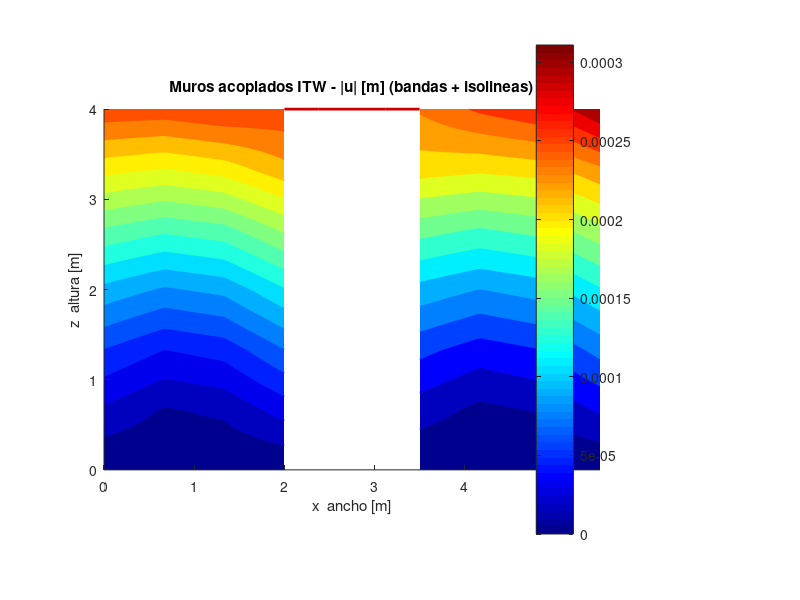
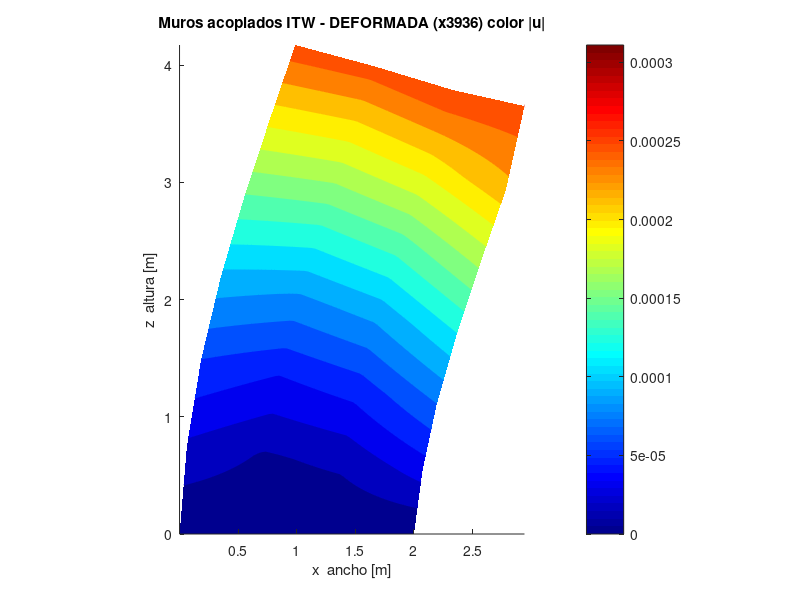

Source code (MATLAB) for these figures, in order:
% ============================================================================
%  MUROS DE CORTE ACOPLADOS  (elemento membrana ITW con GDL drilling rz)
%  2 muros + viga de acople; el momento de la viga entra a cada muro por rz.
%  Traduccion fiel de Muro_Acople_ITW.cpd (Calcpad) -> Hekatan Lab / MATLAB.
%  Ref MATLAB: deriva con acople = 2.81e-4 ; muro aislado = 6.27e-4.
% ============================================================================
tic;

% ---------- datos ----------
E  = 24850000;  nu = 0.20;  t = 0.25;      % muros (kN/m2, m)
W  = 2;   H = 4;   gap = 1.5;              % geometria de cada muro y separacion
n_x = 3;  n_z = 6;                          % malla de cada muro
E_b = 24850000;  b_b = 0.25;  h_b = 0.8;    % viga de acople
N_B = 4;                                    % elementos de la viga
FLAT = 100;  GRAV = 200;                    % cargas: lateral +x, gravedad -y
n = 3;                                      % GDL por nudo (u, v, rz)
A_b = b_b*h_b;   I_b = b_b*h_b^3/12;

% ---------- malla: 2 muros (pilas) + nudos intermedios de la viga ----------
n_pp = (n_x+1)*(n_z+1);
n_j  = 2*n_pp + N_B - 1;
x_j = zeros(n_j,1);  y_j = zeros(n_j,1);
for pp = 1:2
    x0 = (pp-1)*(W+gap);
    for j_b = 0:n_z
        for i_a = 0:n_x
            k = (pp-1)*n_pp + j_b*(n_x+1) + i_a + 1;
            x_j(k) = x0 + i_a*W/n_x;
            y_j(k) = j_b*H/n_z;
        end
    end
end
for ib = 1:N_B-1
    k = 2*n_pp + ib;
    x_j(k) = W + gap*ib/N_B;
    y_j(k) = H;
end

% ---------- conectividad muros (Q4) ----------
n_ew = 2*n_x*n_z;
e_j = zeros(n_ew,4);
for pp = 1:2
    for j_b = 0:n_z-1
        for i_a = 0:n_x-1
            e  = (pp-1)*n_x*n_z + j_b*n_x + i_a + 1;
            bs = (pp-1)*n_pp;
            e_j(e,1) = bs + j_b*(n_x+1) + i_a + 1;
            e_j(e,2) = bs + j_b*(n_x+1) + i_a + 2;
            e_j(e,3) = bs + (j_b+1)*(n_x+1) + i_a + 2;
            e_j(e,4) = bs + (j_b+1)*(n_x+1) + i_a + 1;
        end
    end
end

% ---------- nudos de la viga de acople (pilar1 sup-der -> pilar2 sup-izq) ----------
nL = n_pp;
nR = n_pp + n_z*(n_x+1) + 1;
b_n = zeros(N_B+1,1);
b_n(1) = nL;
for ib = 1:N_B-1
    b_n(ib+1) = 2*n_pp + ib;
end
b_n(N_B+1) = nR;

% ---------- constitutiva + Gauss + naturales ----------
rn = [-1 1 1 -1];   sn = [-1 -1 1 1];
D  = E*t/(1-nu^2) * [1 nu 0; nu 1 0; 0 0 (1-nu)/2];
g_p = [-sqrt(3/5); 0; sqrt(3/5)];
g_w = [5/9; 8/9; 5/9];
gam = E/(2*(1+nu));
n_g = n*n_j;
K = zeros(n_g,n_g);

% ---------- ENSAMBLAJE muros: elemento membrana ITW (drilling) ----------
for e = 1:n_ew
    q = e_j(e,:)';
    X4 = x_j(q);  Y4 = y_j(q);
    kc_arr = [2 3 4 1];
    cx_e = zeros(4,1);  cy_e = zeros(4,1);
    for ed = 1:4
        kc = kc_arr(ed);
        cx_e(ed) =  (Y4(kc)-Y4(ed))/8;
        cy_e(ed) = -(X4(kc)-X4(ed))/8;
    end
    K14 = zeros(14,14);
    dJ0 = 0;
    dNx0=zeros(4,1); dNy0=zeros(4,1); gt20=zeros(4,1); gt30=zeros(4,1);
    NN0=zeros(4,1);  dNBx0=0; dNBy0=0;
    for i_g = 1:3
        for j_g = 1:3
            rr = g_p(i_g);  ss = g_p(j_g);  ww = g_w(i_g)*g_w(j_g);
            dr = zeros(4,1); ds = zeros(4,1); NN = zeros(4,1);
            for ii = 1:4
                dr(ii) = 0.25*rn(ii)*(1 + sn(ii)*ss);
                ds(ii) = 0.25*sn(ii)*(1 + rn(ii)*rr);
                NN(ii) = 0.25*(1 + rn(ii)*rr)*(1 + sn(ii)*ss);
            end
            J11 = dr'*X4;  J12 = dr'*Y4;  J21 = ds'*X4;  J22 = ds'*Y4;
            dJ  = J11*J22 - J12*J21;
            Ji11 = J22/dJ;  Ji12 = -J12/dJ;  Ji21 = -J21/dJ;  Ji22 = J11/dJ;
            dNx = zeros(4,1); dNy = zeros(4,1); NSx = zeros(4,1); NSy = zeros(4,1);
            nsr_a = 0.5*[-2*rr*(1-ss); 1-ss^2; -2*rr*(1+ss); -(1-ss^2)];
            nss_a = 0.5*[-(1-rr^2); -2*ss*(1+rr); 1-rr^2; -2*ss*(1-rr)];
            for ii = 1:4
                dNx(ii) = Ji11*dr(ii) + Ji12*ds(ii);
                dNy(ii) = Ji21*dr(ii) + Ji22*ds(ii);
                NSx(ii) = Ji11*nsr_a(ii) + Ji12*nss_a(ii);
                NSy(ii) = Ji21*nsr_a(ii) + Ji22*nss_a(ii);
            end
            nbr = -2*rr*(1-ss^2);  nbs = -2*ss*(1-rr^2);
            dNBx = Ji11*nbr + Ji12*nbs;
            dNBy = Ji21*nbr + Ji22*nbs;
            gt1 = zeros(4,1); gt2 = zeros(4,1); gt3 = zeros(4,1); gt4 = zeros(4,1);
            ep_arr = [4 1 2 3];
            for ii = 1:4
                ep = ep_arr(ii);
                gt1(ii) = NSx(ep)*cx_e(ep) - NSx(ii)*cx_e(ii);
                gt2(ii) = NSy(ep)*cx_e(ep) - NSy(ii)*cx_e(ii);
                gt3(ii) = NSx(ep)*cy_e(ep) - NSx(ii)*cy_e(ii);
                gt4(ii) = NSy(ep)*cy_e(ep) - NSy(ii)*cy_e(ii);
            end
            Bm = [ ...
              dNx(1) 0 gt1(1) dNx(2) 0 gt1(2) dNx(3) 0 gt1(3) dNx(4) 0 gt1(4) dNBx 0; ...
              0 dNy(1) gt4(1) 0 dNy(2) gt4(2) 0 dNy(3) gt4(3) 0 dNy(4) gt4(4) 0 dNBy; ...
              dNy(1) dNx(1) gt2(1)+gt3(1) dNy(2) dNx(2) gt2(2)+gt3(2) dNy(3) dNx(3) gt2(3)+gt3(3) dNy(4) dNx(4) gt2(4)+gt3(4) dNBy dNBx];
            K14 = K14 + ww*dJ*(Bm'*D*Bm);
            if i_g==2 && j_g==2
                dNx0=dNx; dNy0=dNy; gt20=gt2; gt30=gt3; NN0=NN;
                dNBx0=dNBx; dNBy0=dNBy; dJ0=dJ;
            end
        end
    end
    % penalizacion del drilling (residual en el centro)
    res0 = zeros(14,1);
    for ii = 1:4
        res0(3*ii-2) = -0.5*dNy0(ii);
        res0(3*ii-1) =  0.5*dNx0(ii);
        res0(3*ii)   =  0.5*(gt30(ii)-gt20(ii)) - NN0(ii);
    end
    res0(13) = -0.5*dNBy0;
    res0(14) =  0.5*dNBx0;
    K14 = K14 + gam*t*4*dJ0*(res0*res0');
    % condensacion estatica de los modos burbuja (13,14)
    Kbb = K14(13:14,13:14);
    Kab = K14(1:12,13:14);
    Kba = K14(13:14,1:12);
    Kuu = K14(1:12,1:12);
    K_e = Kuu - Kab*(Kbb\Kba);
    % ensamblaje (K completa, 3 GDL/nudo)
    for i = 1:4
        for j = 1:4
            j1 = e_j(e,i);  j2 = e_j(e,j);
            i1 = n*(j1-1); i2 = n*(j2-1);
            K(i1+1:i1+3, i2+1:i2+3) = K(i1+1:i1+3, i2+1:i2+3) + ...
                K_e(n*(i-1)+1:n*i, n*(j-1)+1:n*j);
        end
    end
end

% ---------- ENSAMBLAJE viga de acople (frame 2D) ----------
for ib = 1:N_B
    p1 = b_n(ib);  p2 = b_n(ib+1);
    dxb = x_j(p2)-x_j(p1);  dyb = y_j(p2)-y_j(p1);
    Le = sqrt(dxb^2+dyb^2);  cb = dxb/Le;  sb = dyb/Le;
    EA = E_b*A_b/Le;  EIz = E_b*I_b;
    kl = [ EA 0 0 -EA 0 0; ...
           0 12*EIz/Le^3 6*EIz/Le^2 0 -12*EIz/Le^3 6*EIz/Le^2; ...
           0 6*EIz/Le^2 4*EIz/Le 0 -6*EIz/Le^2 2*EIz/Le; ...
          -EA 0 0 EA 0 0; ...
           0 -12*EIz/Le^3 -6*EIz/Le^2 0 12*EIz/Le^3 -6*EIz/Le^2; ...
           0 6*EIz/Le^2 2*EIz/Le 0 -6*EIz/Le^2 4*EIz/Le];
    Tb = [ cb sb 0 0 0 0; -sb cb 0 0 0 0; 0 0 1 0 0 0; ...
           0 0 0 cb sb 0; 0 0 0 -sb cb 0; 0 0 0 0 0 1];
    K_b = Tb'*kl*Tb;
    nb = [p1 p2];
    for i = 1:2
        for j = 1:2
            j1 = nb(i);  j2 = nb(j);
            i1 = n*(j1-1); i2 = n*(j2-1);
            K(i1+1:i1+3, i2+1:i2+3) = K(i1+1:i1+3, i2+1:i2+3) + ...
                K_b(n*(i-1)+1:n*i, n*(j-1)+1:n*j);
        end
    end
end

% ---------- apoyos: base de cada pilar (y=0) empotrada (penalty) ----------
k_s = 1e12;
for j = 1:n_j
    if y_j(j)==0
        d = n*(j-1);
        K(d+1,d+1) = K(d+1,d+1) + k_s;
        K(d+2,d+2) = K(d+2,d+2) + k_s;
        K(d+3,d+3) = K(d+3,d+3) + k_s;
    end
end

% ---------- cargas en los tops de los pilares ----------
n_tops = 2*(n_x+1);
F = zeros(n_g,1);
for j = 1:n_j
    if y_j(j)==H && j<=2*n_pp
        d = n*(j-1);
        F(d+1) = F(d+1) + FLAT/n_tops;
        F(d+2) = F(d+2) - GRAV/n_tops;
    end
end

% ---------- solucion ----------
Z = K\F;
ux_j = zeros(n_j,1); uy_j = zeros(n_j,1); um_j = zeros(n_j,1);
for j = 1:n_j
    ux_j(j) = Z(n*(j-1)+1);
    uy_j(j) = Z(n*(j-1)+2);
    um_j(j) = sqrt(ux_j(j)^2 + uy_j(j)^2);
end
umax = max(um_j);
deriva = 0;
for j = 1:n_j
    if y_j(j)==H && j<=2*n_pp && ux_j(j)>deriva
        deriva = ux_j(j);
    end
end
t_seg = toc;

fprintf('==== MUROS ACOPLADOS (membrana ITW drilling) ====\n');
fprintf('nudos=%d  elementos muro=%d  GDL=%d\n', n_j, n_ew, n_g);
fprintf('deriva (ux max en el tope) = %.4e m\n', deriva);
fprintf('  ref MATLAB con acople    = 2.81e-4 m\n');
fprintf('  ref muro aislado         = 6.27e-4 m\n');
fprintf('|u| maximo                 = %.4e m\n', umax);
fprintf('CHECK t_seg %.4f\n', t_seg);

% ---------- grafica: |u| como contourf (bandas finas + isolineas, estilo deep beam) ----------
figure; hold on;
for pp = 1:2
    x0  = (pp-1)*(W+gap);
    xv  = x0 + (0:n_x)*W/n_x;
    yv  = (0:n_z)*H/n_z;
    idx = (pp-1)*n_pp + (1:n_pp);
    UM  = reshape(um_j(idx), n_x+1, n_z+1)';    % (n_z+1) x (n_x+1)
    [Xg,Yg] = meshgrid(xv, yv);
    xf  = linspace(x0, x0+W, 60);
    yf  = linspace(0, H, 160);
    [Xf,Yf] = meshgrid(xf, yf);
    UMf = interp2(Xg, Yg, UM, Xf, Yf, 'linear');
    contourf(Xf, Yf, UMf, 16, 'LineColor', 'none');
    contour(Xf, Yf, UMf, 16, 'LineWidth', 0.6);
end
% viga de acople (linea)
for ib = 1:N_B
    p1 = b_n(ib); p2 = b_n(ib+1);
    plot([x_j(p1) x_j(p2)],[y_j(p1) y_j(p2)],'-','Color',[.8 0 0],'LineWidth',2);
end
colormap(jet); caxis([0 umax]); colorbar;
axis equal; axis([0 2*W+gap 0 H]);
xlabel('x  ancho [m]'); ylabel('z  altura [m]');
title('Muros acoplados ITW - |u| [m] (bandas + isolineas)');
hold off;

% ---------- fig 2: DEFORMADA visual (contourf sobre la malla deformada) ----------
amp  = 0.18*sqrt((2*W+gap)^2 + H^2)/umax;
dxj  = x_j + amp*ux_j;   dyj = y_j + amp*uy_j;
figure; hold on;
for pp = 1:2
    x0  = (pp-1)*(W+gap);
    xv  = x0 + (0:n_x)*W/n_x;
    yv  = (0:n_z)*H/n_z;
    idx = (pp-1)*n_pp + (1:n_pp);
    UM  = reshape(um_j(idx), n_x+1, n_z+1)';
    DX  = reshape(dxj(idx),  n_x+1, n_z+1)';
    DY  = reshape(dyj(idx),  n_x+1, n_z+1)';
    [Xg,Yg] = meshgrid(xv, yv);
    xf  = linspace(x0, x0+W, 60);
    yf  = linspace(0, H, 160);
    [Xf,Yf] = meshgrid(xf, yf);
    UMf = interp2(Xg, Yg, UM, Xf, Yf, 'linear');
    DXf = interp2(Xg, Yg, DX, Xf, Yf, 'linear');   % coords deformadas finas
    DYf = interp2(Xg, Yg, DY, Xf, Yf, 'linear');
    contourf(DXf, DYf, UMf, 16, 'LineColor', 'none');
    contour(DXf, DYf, UMf, 16, 'LineWidth', 0.6);
end
% viga de acople deformada
for ib = 1:N_B
    p1 = b_n(ib); p2 = b_n(ib+1);
    plot([dxj(p1) dxj(p2)],[dyj(p1) dyj(p2)],'-','Color',[.8 0 0],'LineWidth',2);
end
colormap(jet); caxis([0 umax]); colorbar; axis equal;
xlabel('x  ancho [m]'); ylabel('z  altura [m]');
title(sprintf('Muros acoplados ITW - DEFORMADA (x%.0f) color |u|', amp));
hold off;
